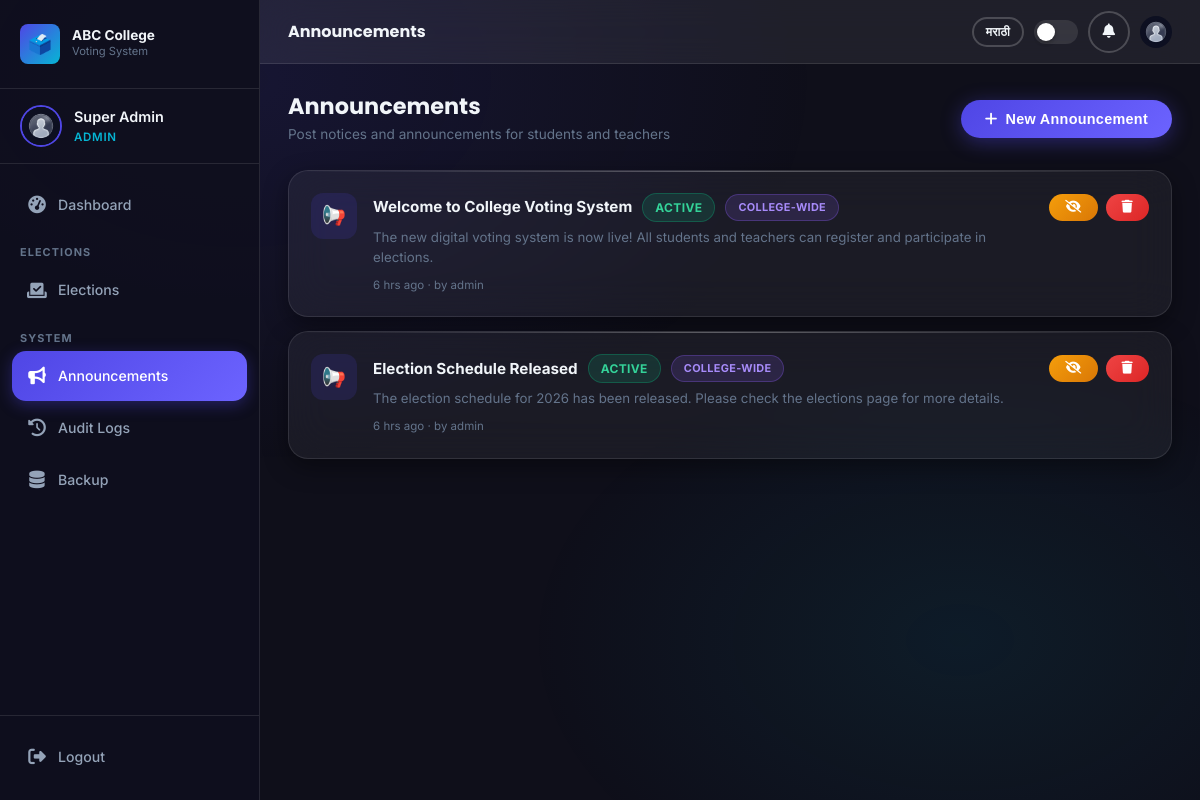
The page /admin/announcements.php (signed in) on the database its author committed.
### tables this page shows
CREATE TABLE IF NOT EXISTS `announcements` (
  `id` INT UNSIGNED NOT NULL AUTO_INCREMENT,
  `title` VARCHAR(255) NOT NULL,
  `content` TEXT NOT NULL,
  `posted_by_role` ENUM('admin','hod') DEFAULT 'admin',
  `posted_by_id` INT UNSIGNED DEFAULT NULL,
  `department_id` INT UNSIGNED DEFAULT NULL COMMENT 'NULL = college-wide',
  `is_active` TINYINT(1) DEFAULT 1,
  `created_at` TIMESTAMP DEFAULT CURRENT_TIMESTAMP,
  PRIMARY KEY (`id`)
);

### includes/functions.php (called while the page is built, shortened)
<?php
function timeAgo($datetime) {
    $now = time();
    $diff = $now - strtotime($datetime);
    if ($diff < 86400) return floor($diff/3600) . ' hrs ago';
    return floor($diff/86400) . ' days ago';
}

### admin/announcements.php (the view, shortened to what this page needs)
<?php
require_once __DIR__ . '/../includes/functions.php';
require_once __DIR__ . '/../includes/auth.php';
$announcements = $pdo->query("
    SELECT a.*, d.name as dept_name FROM announcements a
    LEFT JOIN departments d ON a.department_id=d.id
    ORDER BY a.created_at DESC
")->fetchAll();
require_once __DIR__ . '/../includes/dashboard_header.php';
?>
<div style="display:flex;align-items:center;justify-content:space-between;margin-bottom:24px;flex-wrap:wrap;gap:12px">
  <div>
    <h2 style="font-size:1.4rem;margin-bottom:4px">Announcements</h2>
    <p style="color:var(--text-muted);font-size:0.85rem">Post notices and announcements for students and teachers</p>
  </div>
  <button class="btn btn-primary" data-modal-open="annModal"><i class="fas fa-plus"></i> New Announcement</button>
</div>
<div style="display:flex;flex-direction:column;gap:14px">
  <?php foreach ($announcements as $a): ?>
    <div class="glass-card" style="padding:22px;display:flex;align-items:flex-start;gap:16px;<?= !$a['is_active'] ? 'opacity:0.6' : '' ?>">
      <div style="width:46px;height:46px;border-radius:12px;background:rgba(79,70,229,0.15);display:flex;align-items:center;justify-content:center;flex-shrink:0;font-size:1.2rem">📢</div>
      <div style="flex:1;min-width:0">
        <div style="display:flex;align-items:center;gap:10px;margin-bottom:6px;flex-wrap:wrap">
          <div style="font-weight:700;font-size:0.95rem"><?= htmlspecialchars($a['title']) ?></div>
          <span class="badge <?= $a['is_active'] ? 'badge-success' : 'badge-default' ?>"><?= $a['is_active'] ? 'Active' : 'Hidden' ?></span>
          <?php if ($a['dept_name']): ?>
            <span class="badge badge-info" style="font-size:0.68rem"><?= htmlspecialchars($a['dept_name']) ?></span>
          <?php else: ?>
            <span class="badge badge-purple" style="font-size:0.68rem">College-wide</span>
          <?php endif; ?>
        </div>
        <p style="font-size:0.83rem;color:var(--text-muted);line-height:1.5;margin-bottom:8px"><?= htmlspecialchars($a['content']) ?></p>
        <div style="font-size:0.72rem;color:var(--text-muted)"><?= timeAgo($a['created_at']) ?> · by <?= $a['posted_by_role'] ?></div>
      </div>
      <div style="display:flex;gap:8px;flex-shrink:0">
        <form method="POST" style="display:inline">
          <button type="submit" class="btn btn-sm <?= $a['is_active'] ? 'btn-warning' : 'btn-success' ?>" title="Toggle visibility"><i class="fas <?= $a['is_active'] ? 'fa-eye-slash' : 'fa-eye' ?>"></i></button>
        </form>
        <form method="POST" style="display:inline">
          <button type="submit" class="btn btn-sm btn-danger" data-confirm="Delete this announcement?" title="Delete"><i class="fas fa-trash"></i></button>
        </form>
      </div>
    </div>
  <?php endforeach; ?>
</div>
<?php require_once __DIR__ . '/../includes/dashboard_footer.php'; ?>

### assets/css/style.css (style rules this page uses)
:root { --primary: #4f46e5; --primary-light: #6c63ff; --primary-dark: #3730a3; --accent: #06b6d4; --accent-light: #22d3ee; --bg-dark: #0f0f1a; --bg-card: rgba(255,255,255,0.05); --bg-card-hover: rgba(255,255,255,0.09); --bg-sidebar: rgba(15,15,30,0.95); --bg-glass: rgba(255,255,255,0.07); --bg-glass-strong: rgba(255,255,255,0.12); --text-primary: #f1f5f9; --text-secondary: #94a3b8; --text-muted: #64748b; --success: #10b981; --warning: #f59e0b; --danger: #ef4444; --info: #3b82f6; --border: rgba(255,255,255,0.1); --border-strong: rgba(255,255,255,0.2); --shadow-sm: 0 2px 8px rgba(0,0,0,0.3); --shadow-md: 0 8px 24px rgba(0,0,0,0.4); --shadow-lg: 0 20px 60px rgba(0,0,0,0.5); --shadow-glow: 0 0 30px rgba(79,70,229,0.3); --r-sm: 8px; --r-md: 14px; --r-lg: 20px; --r-xl: 28px; --r-full: 9999px; --t-fast: 0.15s ease; --t-base: 0.3s ease; --t-slow: 0.5s ease; --sidebar-w: 260px; }
*, *::before, *::after { box-sizing: border-box; margin: 0; padding: 0; }
html { scroll-behavior: smooth; font-size: 16px; }
body { font-family: 'Inter', 'Poppins', sans-serif; background: var(--bg-dark); color: var(--text-primary); min-height: 100vh; line-height: 1.6; overflow-x: hidden; transition: background var(--t-base), color var(--t-base); }
body::before { content: ''; position: fixed; top: 0; left: 0; width: 100%; height: 100%; background: radial-gradient(ellipse 80% 80% at 20% 10%, rgba(79,70,229,0.12) 0%, transparent 60%), radial-gradient(ellipse 60% 60% at 80% 80%, rgba(6,182,212,0.08) 0%, transparent 60%); pointer-events: none; z-index: 0; }
h1, h2, h3, h4, h5, h6 { font-family: 'Poppins', sans-serif; font-weight: 700; line-height: 1.25; color: var(--text-primary); }
h2 { font-size: clamp(1.5rem, 3vw, 2.5rem); }
.glass-card { background: var(--bg-card); backdrop-filter: blur(20px); -webkit-backdrop-filter: blur(20px); border: 1px solid var(--border); border-radius: var(--r-lg); box-shadow: var(--shadow-md); transition: all var(--t-base); position: relative; overflow: hidden; }
.glass-card::before { content: ''; position: absolute; top: 0; left: 0; right: 0; height: 1px; background: linear-gradient(90deg, transparent, rgba(255,255,255,0.3), transparent); pointer-events: none; }
.btn { display: inline-flex; align-items: center; gap: 8px; padding: 11px 24px; border-radius: var(--r-full); font-weight: 600; font-size: 0.9rem; border: none; cursor: pointer; transition: all var(--t-base); white-space: nowrap; letter-spacing: 0.02em; position: relative; overflow: hidden; }
.btn::after { content: ''; position: absolute; inset: 0; background: rgba(255,255,255,0.05); opacity: 0; transition: opacity var(--t-fast); }
.btn-primary { background: linear-gradient(135deg, var(--primary), var(--primary-light)); color: #fff; box-shadow: 0 4px 20px rgba(79,70,229,0.4); }
.btn-danger { background: linear-gradient(135deg, #ef4444, #dc2626); color:#fff; }
.btn-warning { background: linear-gradient(135deg, #f59e0b, #d97706); color:#fff; }
.btn-sm { padding: 7px 16px; font-size: 0.8rem; }
.badge { display: inline-flex; align-items: center; gap: 5px; padding: 4px 12px; border-radius: var(--r-full); font-size: 0.75rem; font-weight: 700; letter-spacing: 0.03em; text-transform: uppercase; }
.badge-success { background: rgba(16,185,129,0.15); color: #34d399; border: 1px solid rgba(16,185,129,0.3); }
.badge-purple { background: rgba(139,92,246,0.15); color: #a78bfa; border: 1px solid rgba(139,92,246,0.3); }

### rows shown on the page
announcements: title "Welcome to College Voting System", is_active "ACTIVE", content "The new digital voting system is now live! All students and teachers can register and participate in elections.", created_at "6 hrs ago", posted_by_role "admin"
announcements: title "Election Schedule Released", is_active "ACTIVE", content "The election schedule for 2026 has been released. Please check the elections page for more details.", created_at "6 hrs ago", posted_by_role "admin"

### other values the page prints
SITE_SHORT_NAME "ABC College"
$userName "Super Admin"
$roleLabel "ADMIN"
$group['label'] "Dashboard"
$group['section'] "ELECTIONS"
$group['label'] "Elections"
$group['section'] "SYSTEM"
$group['label'] "Announcements"
$group['label'] "Audit Logs"
$group['label'] "Backup"
$pageTitle "Announcements"
